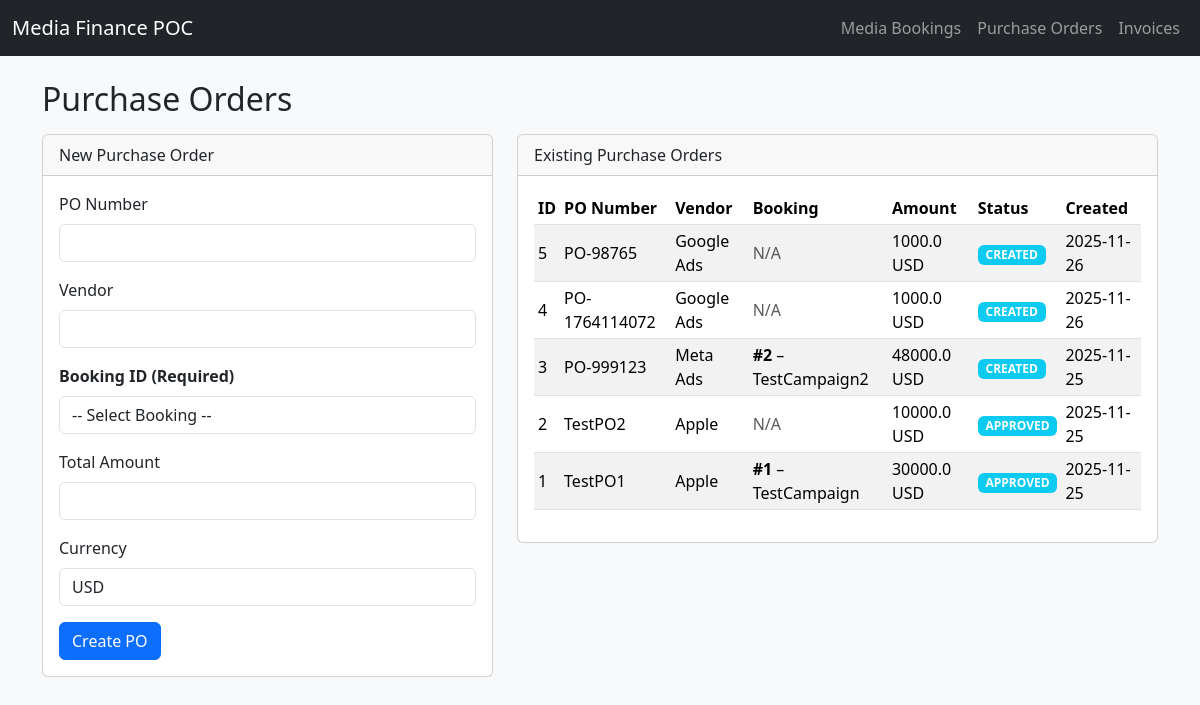
/purchase-orders, run on an earlier commit of the app's database.
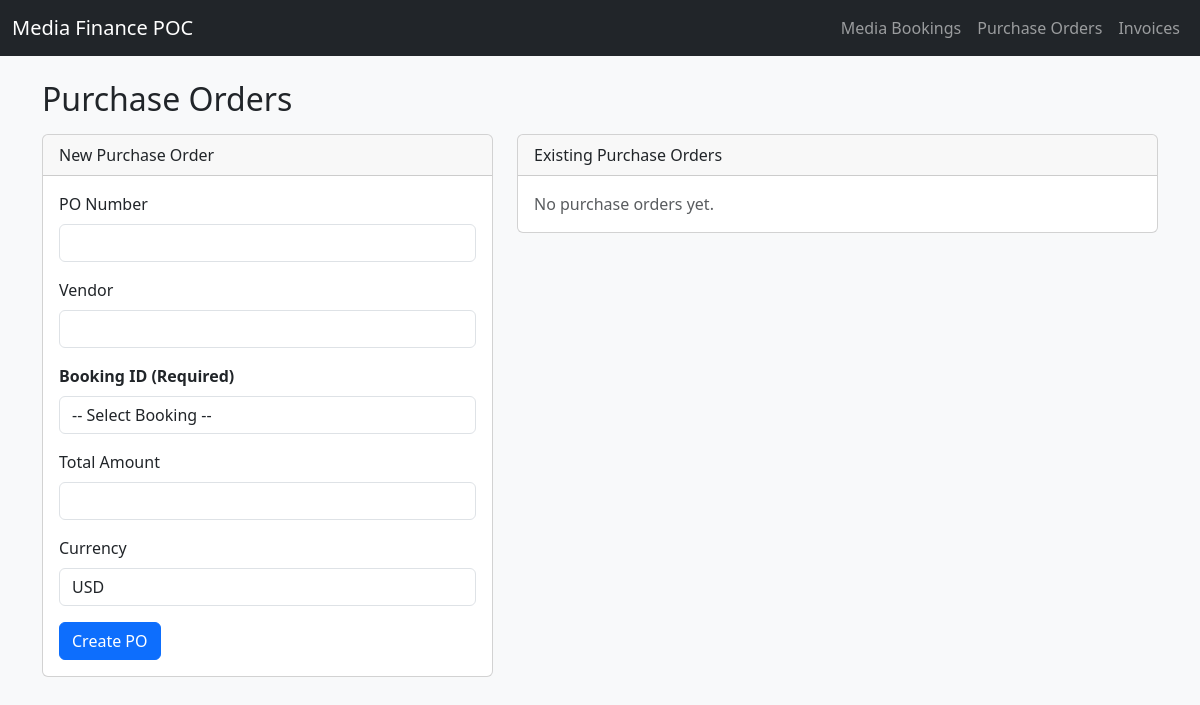
And on a later commit of the database.
### app.py (models this page shows)
class PurchaseOrder(db.Model):
    id = db.Column(db.Integer, primary_key=True)
    po_number = db.Column(db.String(50), unique=True, nullable=False)
    vendor = db.Column(db.String(100), nullable=False)
    booking_id = db.Column(db.Integer, db.ForeignKey("media_booking.id"))
    total_amount = db.Column(db.Float)
    currency = db.Column(db.String(10))
    status = db.Column(db.String(50), default="CREATED")
    created_at = db.Column(db.DateTime, default=datetime.utcnow)
    booking = db.relationship("MediaBooking", backref="purchase_orders")

class MediaBooking(db.Model):
    id = db.Column(db.Integer, primary_key=True)
    campaign_name = db.Column(db.String(200), nullable=False)
    channel = db.Column(db.String(50), nullable=False)
    market = db.Column(db.String(100))
    vendor = db.Column(db.String(100))
    start_date = db.Column(db.String(20))
    end_date = db.Column(db.String(20))
    unit_rate = db.Column(db.Float)
    units = db.Column(db.Integer)
    budget = db.Column(db.Float)
    currency = db.Column(db.String(10))
    status = db.Column(db.String(50), default="PLANNED")
    created_at = db.Column(db.DateTime, default=datetime.utcnow)

### app.py (the view, shortened to what this page needs)
@app.route("/purchase-orders", methods=["GET", "POST"])
def purchase_orders():
    pos = PurchaseOrder.query.order_by(PurchaseOrder.created_at.desc()).all()
    bookings = MediaBooking.query.all()
    return render_template("purchase_orders.html", pos=pos, bookings=bookings)

### templates/purchase_orders.html (shortened to what this page needs)
{% extends "base.html" %}
{% block content %}
<h2 class="mb-3">Purchase Orders</h2>
<div class="row">
  <div class="col-md-5">
    <div class="card mb-4">
      <div class="card-header">
        New Purchase Order
      </div>
      <div class="card-body">
        <form method="POST">
          <div class="mb-3">
              <label class="form-label">PO Number</label>
              <input type="text" name="po_number" class="form-control" required>
          </div>
          <div class="mb-3">
              <label class="form-label">Vendor</label>
              <input type="text" name="vendor" class="form-control" required>
          </div>
          <div class="mb-3">
              <label class="form-label"><b>Booking ID (Required)</b></label>
              <select name="booking_id" class="form-control" required>
                  <option value="">-- Select Booking --</option>
              </select>
          </div>
          <div class="mb-3">
              <label class="form-label">Total Amount</label>
              <input type="number" step="0.01" name="total_amount" class="form-control" required>
          </div>
          <div class="mb-3">
              <label class="form-label">Currency</label>
              <input type="text" name="currency" class="form-control" value="USD" required>
          </div>
          <button type="submit" class="btn btn-primary">Create PO</button>
        </form>
      </div>
    </div>
  </div>
  <div class="col-md-7">
    <div class="card">
      <div class="card-header">
        Existing Purchase Orders
      </div>
      <div class="card-body table-responsive">
        {% if pos %}
        <table class="table table-sm table-striped align-middle">
          <thead>
            <tr>
              <th>ID</th>
              <th>PO Number</th>
              <th>Vendor</th>
              <th>Booking</th>
              <th>Amount</th>
              <th>Status</th>
              <th>Created</th>
            </tr>
          </thead>
          <tbody>
            {% for po in pos %}
            <tr>
              <td>{{ po.id }}</td>
              <td>{{ po.po_number }}</td>
              <td>{{ po.vendor }}</td>
              <td>
                {% if po.booking %}
                  <b>#{{ po.booking.id }}</b> – {{ po.booking.campaign_name }}
                {% else %}
                  <span class="text-muted">N/A</span>
                {% endif %}
              </td>
              <td>{{ po.total_amount }} {{ po.currency }}</td>
              <td><span class="badge bg-info">{{ po.status }}</span></td>
              <td>{{ po.created_at.strftime('%Y-%m-%d') if po.created_at }}</td>
            </tr>
            {% endfor %}
          </tbody>
        </table>
        {% else %}
          <p class="text-muted mb-0">No purchase orders yet.</p>
        {% endif %}
      </div>
    </div>
  </div>
</div>
{% endblock %}

### templates/base.html (shortened to what this page needs)
<!doctype html>
<html>
<head>
  <link rel="stylesheet"
        href="https://cdn.jsdelivr.net/npm/bootstrap@5.3.3/dist/css/bootstrap.min.css">
</head>
<body class="bg-light">
<nav class="navbar navbar-expand-lg navbar-dark bg-dark mb-4">
  <div class="container-fluid">
    <a class="navbar-brand" href="{{ url_for('index') }}">Media Finance POC</a>
    <div class="navbar-nav">
      <a class="nav-link" href="{{ url_for('media_bookings') }}">Media Bookings</a>
      <a class="nav-link" href="{{ url_for('purchase_orders') }}">Purchase Orders</a>
      <a class="nav-link" href="{{ url_for('invoices') }}">Invoices</a>
    </div>
  </div>
</nav>
<div class="container">
  {% block content %}{% endblock %}
</div>
</body>
</html>

What changed in the data, as far as the page shows it:
removed PurchaseOrder: id "5", po_number "PO-98765", vendor "Google Ads", shows "N/A", total_amount "1000.0", currency "USD", status "CREATED", created_at "2025-11-26"
removed PurchaseOrder: id "4", po_number "PO-1764114072", vendor "Google Ads", shows "N/A", total_amount "1000.0", currency "USD", status "CREATED", created_at "2025-11-26"
removed PurchaseOrder: id "3", po_number "PO-999123", vendor "Meta Ads", booking.id "2", booking.campaign_name "TestCampaign2", total_amount "48000.0", currency "USD", status "CREATED", created_at "2025-11-25"
removed PurchaseOrder: id "2", po_number "TestPO2", vendor "Apple", shows "N/A", total_amount "10000.0", currency "USD", status "APPROVED", created_at "2025-11-25"
removed PurchaseOrder: id "1", po_number "TestPO1", vendor "Apple", booking.id "1", booking.campaign_name "TestCampaign", total_amount "30000.0", currency "USD", status "APPROVED", created_at "2025-11-25"
Also different on the page:
text no longer shown: "ID PO Number Vendor Booking Amount Status Created"
text now shown: "No purchase orders yet."
